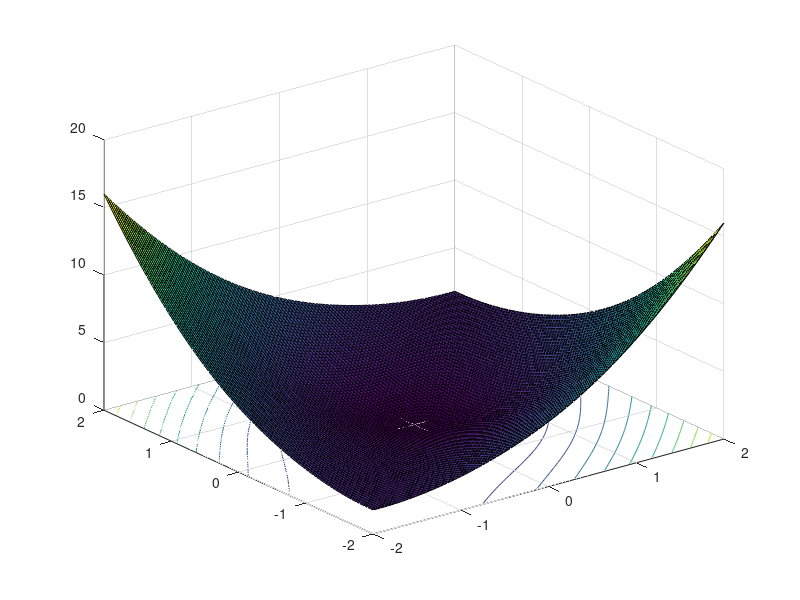

Reproduce this figure in MATLAB.
x=[-4:.04:4];
y=x;
[X,Y] = meshgrid(x,y);
V1 = X.^2 + X.*Y + Y.^2 + X .* Y.^3;
%surfc(X,Y,V1);

x=[-1:.04:1];
y=x;
[X,Y] = meshgrid(x,y);
V2 = X.^2 ./ (1 + X.^2) + Y.^2;
surfc(X,Y,V2);


x=[-1:.04:1];
y=x;
[X,Y] = meshgrid(x,y);
V2 = X.^2 ./ (1 + X.^2) + Y.^2;
%surfc(X,Y,V2);


x=[-4:.04:4];
y=x;
[X,Y] = meshgrid(x,y);
V3 = (X - Y).^2;
%surfc(X,Y,V3);

x=[-2:.04:2];
y=x;
[X,Y] = meshgrid(x,y);
V4 = (((X + Y).^2) ./ (1 + X.^2 + Y.^2)) + (X - Y).^2;
surfc(X,Y,V4);
